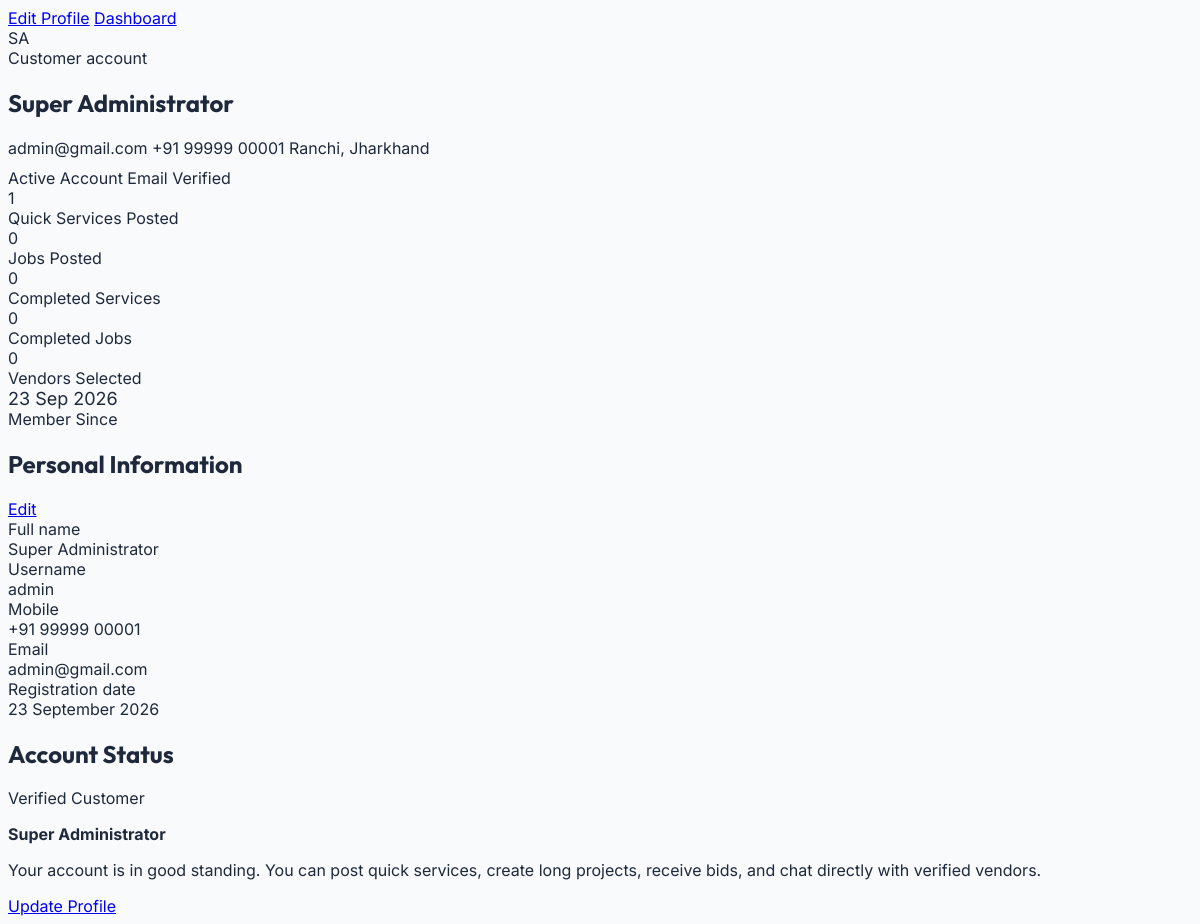
/user/profile/index.html (signed in), run on the app's committed database.
### myapp/models.py (models this page shows, shortened)
class CustomUser(AbstractUser):
    ROLE_CHOICES = (
        ('ADMIN', 'Admin'),
        ('SERVICE_PROVIDER', 'Service Provider'),
        ('VENDOR', 'Vendor / Service Provider'),
        ('DELIVERY_PARTNER', 'Delivery Partner'),
        ('CUSTOMER', 'Customer'),
        ('USER', 'User / Customer'),
    )
    role = models.CharField(max_length=25, choices=ROLE_CHOICES, default='CUSTOMER')
    assigned_state = models.CharField(max_length=100, blank=True, null=True, help_text="Assigned State/Territory for Area Admin")
    assigned_city = models.CharField(max_length=100, blank=True, null=True, help_text="Assigned City (optional) for Area Admin")

class UserProfile(models.Model):
    user = models.OneToOneField(CustomUser, on_delete=models.CASCADE, related_name='user_profile')
    phone_number = models.CharField(max_length=20, blank=True, null=True)
    city = models.CharField(max_length=100, blank=True, null=True)
    state = models.CharField(max_length=100, blank=True, null=True)
    profile_image = models.ImageField(upload_to='user_profiles/', null=True, blank=True)

### myapp/views.py (the view, shortened to what this page needs)
# urls.py: re_path(r'^(?P<path>.*)$', views.dashboard_view, name='dashboard'),
def dashboard_view(request, path=''):
    from .models import VendorKYC, Category, VendorProfile, UserProfile
    if not path:
        path = 'index'
    if path.endswith('.html'):
        path = path[:-5]
    if path.startswith('user/') and not request.user.is_authenticated:
        return redirect('register_user')
    if path.startswith('vendor/') and not request.user.is_authenticated:
        return redirect(f'/login/?next=/{path}.html')
    if path.startswith('user/settings') or path == 'user/settings':
        return redirect('/user/profile/index.html')
    if any(path.startswith(prefix) for prefix in ['subscriptions', 'admin-dashboard/subscriptions']) or path == 'subscriptions':
        messages.warning(request, "Access Denied: The subscriptions page has been removed.")
        return redirect('/admin-dashboard')
    if any(path.startswith(prefix) for prefix in ['notifications', 'admin-dashboard/notifications']) or path == 'notifications':
        messages.warning(request, "Access Denied: The notifications page has been removed.")
        return redirect('/admin-dashboard')
    if path in ['accounts/login', 'accounts/login/', 'login', 'login/']:
        return user_login_view(request)
    if path in ['dashboard', 'admin-dashboard', 'admin-dashboard/dashboard', 'admin-dashboard/index']:
        return admin_dashboard(request)
    if path in ['vendor/dashboard', 'vendor/index', 'vendor', 'infinity-vendor-dashboard/dashboard', 'infinity-vendor-dashboard/index', 'infinity-vendor-dashboard']:
        return vendor_dashboard(request)
    if path in ['user/dashboard', 'user/index', 'user', 'user-dashboard/dashboard', 'user-dashboard/index', 'user-dashboard']:
        return user_dashboard(request)
    if path in ['catalog', 'catalog/index', 'catalog/index.html'] or path.startswith('catalog/'):
        clean_sub = path if path.endswith('.html') else f"{path}.html"
        return redirect(f'/vendor/{clean_sub}')
    if path in ['bookings', 'bookings/index', 'bookings/index.html'] or path.startswith('bookings/'):
        clean_sub = path if path.endswith('.html') else f"{path}.html"
        return redirect(f'/vendor/{clean_sub}')
    if path.startswith('bid-credits/'):
        clean_sub = path if path.endswith('.html') else f"{path}.html"
        return redirect(f'/vendor/{clean_sub}')
    mapped_path = path
    admin_subfolders = ['users/', 'quick-services/', 'jobs/', 'bidding/', 'payments/', 'reviews/', 'complaints/', 'reports/', 'master/']
    if any(mapped_path.startswith(folder) for folder in admin_subfolders):
        mapped_path = f'admin-dashboard/{mapped_path}'
    elif mapped_path.startswith('user/'):
        mapped_path = mapped_path.replace('user/', 'user-dashboard/', 1)
    elif mapped_path.startswith('vendor/'):
        mapped_path = mapped_path.replace('vendor/', 'infinity-vendor-dashboard/', 1)
    ext = os.path.splitext(mapped_path)[1]
    template_name = f'{mapped_path}.html'
    context = {}
    if path in ['user/quick-services/index', 'user/quick-services', 'user/quick-services/create', 'user/quick-services/details']:
        return redirect('/')
    if path == 'user/profile/index' or path == 'user/profile':
        if request.user.is_authenticated:
            qs_count = ServiceBooking.objects.filter(customer=request.user).count()
            jobs_count = Job.objects.filter(user=request.user).count()
            completed_qs = ServiceBooking.objects.filter(customer=request.user, status='completed').count()
            completed_jobs = Job.objects.filter(user=request.user, status='completed').count()
            vendors_selected = Bid.objects.filter(Q(job__user=request.user) | Q(quick_service__vendor=request.user), status='selected').count()
            context.update({
                'qs_count': qs_count,
                'jobs_count': jobs_count,
                'completed_qs': completed_qs,
                'completed_jobs': completed_jobs,
                'vendors_selected': vendors_selected,
            })
    if path in ['vendor/settings/security', 'vendor/settings/security.html']:
        if request.method == 'GET':
            return redirect('/vendor/settings/index.html#security')
    if path.startswith('vendor/kyc'):
        return redirect('/vendor/dashboard.html')
    if path == 'vendor/quick-services/nearby':
        return redirect('/vendor/catalog/index.html')
    if path == 'vendor/jobs/selected-jobs':
        selected_bids = Bid.objects.filter(vendor=request.user, status__in=['selected', 'completed']).select_related('job', 'quick_service', 'job__user', 'quick_service__vendor').order_by('-created_at')
        context['selected_bids'] = selected_bids
    if path in ['user/services/browse', 'user/services/browse.html']:
        return redirect('/')
    if 'vendor/profile' in path:
        u = request.user
        try:
            vendor_profile = u.vendor_profile
        except Exception:
            vendor_profile = None
        if request.method == 'POST' and 'edit' in path:
            save_vendor_profile_changes(request, u)
            messages.success(request, "Vendor profile updated successfully!")
            return redirect('/vendor/profile/index.html')
        context['vendor_profile'] = vendor_profile
        context['user_profile'] = getattr(u, 'user_profile', None)
        context['total_bids_count'] = Bid.objects.filter(vendor=u).count()
        context['selected_bids_count'] = Bid.objects.filter(vendor=u, status='selected').count()
        context['completed_jobs_count'] = Bid.objects.filter(vendor=u, status='completed').count()
        context['all_categories'] = Category.objects.filter(status='active').order_by('name')
        context['all_locations'] = Location.objects.filter(status='active').order_by('city')
    elif 'profile' in path: # for user or admin profile
        u = request.user
        admin_state, is_area_admin, available_states, co_admins = get_admin_state_context(request)
        if getattr(u, 'role', '') == 'ADMIN' or u.is_superuser:
            context['admin_name'] = u.get_full_name() or u.username
            context['admin_email'] = u.email
            context['admin_state'] = admin_state or "All Territories (Global Platform)"
            context['is_area_admin'] = is_area_admin
            context['role_display'] = f"Area Admin ({admin_state})" if (is_area_admin and admin_state) else ("Super Admin" if u.is_superuser else "Admin")
            try:
                context['admin_mobile'] = u.user_profile.phone_number or "Not Set"
            except Exception:
                context['admin_mobile'] = "Not Set"
            context['admin_last_login'] = u.last_login.strftime('%Y-%m-%d %H:%M') if u.last_login else "Never"
            users_qs = User.objects.exclude(is_superuser=True)
            if admin_state:
                job_uids = Job.objects.filter(Q(location__state__iexact=admin_state) | Q(address__icontains=admin_state)).values_list('user_id', flat=True)
                qs_uids = QuickService.objects.filter(Q(location__state__iexact=admin_state) | Q(locality__icontains=admin_state)).values_list('vendor_id', flat=True)
                users_qs = users_qs.filter(Q(id__in=set(job_uids).union(set(qs_uids))) | Q(assigned_state__iexact=admin_state))
            context['actUsers'] = users_qs.count()
            sub_qs = Subscription.objects.filter(status='success')
            if admin_state:
                sub_qs = sub_qs.filter(vendor__vendor_profile__location__icontains=admin_state)
            rev = sub_qs.aggregate(Sum('amount'))['amount__sum']
            context['actRevenue'] = rev if rev else 0
    if (path in ['user/dashboard', 'user/index', 'user', 'dashboard', 'index'] or mapped_path in ['user-dashboard/dashboard', 'user-dashboard/index']) and request.user.is_authenticated and getattr(request.user, 'role', '') in ['USER', 'CUSTOMER']:
        context.update(get_user_dashboard_context(request.user, request=request))
    if 'vendor/jobs/selected-jobs' in path:
        if request.user.is_authenticated:
            context['selected_bids'] = Bid.objects.filter(vendor=request.user, status__in=['selected', 'completed']).select_related('job', 'quick_service', 'job__user', 'quick_service__vendor').order_by('-created_at')
    try:
        return render(request, template_name, context)
    except TemplateDoesNotExist:
        raise Http404(f"Template {template_name} not found")

### templates/user-dashboard/profile/index.html (shortened to what this page needs)
<!doctype html>
<html lang="en">
<head>
  <link rel="stylesheet" href="../assets/styles.css">
</head>
<body data-page="profile" data-title="Profile" data-root="../">
  <div class="app-shell">
    <div class="workspace">
      <main class="page">
        <div class="page-head">
          <div class="actions">
            <a class="btn btn-primary" href="edit.html"> Edit Profile</a>
            <a class="btn btn-secondary" href="../dashboard.html">Dashboard</a>
          </div>
        </div>
        <section class="card profile-hero">
          <span class="avatar xl teal">{{ user.first_name|slice:":1"|upper }}{{ user.last_name|slice:":1"|upper|default:user.username|slice:":1"|upper }}</span>
          <div class="profile-main">
            <div class="eyebrow">Customer account</div>
            <h1>{{ user.get_full_name|default:user.username }}</h1>
            <div class="profile-meta">
              <span> {{ user.email|default:"Not provided" }}</span>
              <span> {{ user.user_profile.phone_number|default:"Not provided" }}</span>
              <span> {% if user.user_profile.city %}{{ user.user_profile.city }}{% if user.user_profile.state %}, {{ user.user_profile.state }}{% endif %}{% else %}Ranchi, Jharkhand{% endif %}</span>
            </div>
            <div style="margin-top:10px">
              <span class="badge badge-success">Active Account</span>
              {% if user.email %}<span class="badge badge-success">Email Verified</span>{% endif %}
            </div>
          </div>
        </section>
        <section class="stats">
          <article class="card stat-card">
            <div class="stat-value">{{ qs_count|default:0 }}</div>
            <div class="stat-label">Quick Services Posted</div>
          </article>
          <article class="card stat-card">
            <div class="stat-value">{{ jobs_count|default:0 }}</div>
            <div class="stat-label">Jobs Posted</div>
          </article>
          <article class="card stat-card">
            <div class="stat-value">{{ completed_qs|default:0 }}</div>
            <div class="stat-label">Completed Services</div>
          </article>
          <article class="card stat-card">
            <div class="stat-value">{{ completed_jobs|default:0 }}</div>
            <div class="stat-label">Completed Jobs</div>
          </article>
          <article class="card stat-card">
            <div class="stat-value">{{ vendors_selected|default:0 }}</div>
            <div class="stat-label">Vendors Selected</div>
          </article>
          <article class="card stat-card">
            <div class="stat-value" style="font-size:18px">{{ user.date_joined|date:"d M Y" }}</div>
            <div class="stat-label">Member Since</div>
          </article>
        </section>
        <div class="grid grid-2">
          <section class="card">
            <div class="card-head">
              <h2>Personal Information</h2>
              <a class="link small" href="edit.html">Edit</a>
            </div>
            <div class="card-body">
              <div class="info-list">
                <div class="info-item">
                  <div class="info-label">Full name</div>
                  <div class="info-value">{{ user.get_full_name|default:user.username }}</div>
                </div>
                <div class="info-item">
                  <div class="info-label">Username</div>
                  <div class="info-value">{{ user.username }}</div>
                </div>
                <div class="info-item">
                  <div class="info-label">Mobile</div>
                  <div class="info-value">{{ user.user_profile.phone_number|default:"Not provided" }}</div>
                </div>
                <div class="info-item">
                  <div class="info-label">Email</div>
                  <div class="info-value">{{ user.email|default:"Not provided" }}</div>
                </div>
                <div class="info-item">
                  <div class="info-label">Registration date</div>
                  <div class="info-value">{{ user.date_joined|date:"d F Y" }}</div>
                </div>
              </div>
            </div>
          </section>
          <section class="card">
            <div class="card-head">
              <h2>Account Status</h2>
            </div>
            <div class="card-body">
              <div class="address-type">
                 Verified Customer
              </div>
              <p><strong>{{ user.get_full_name|default:user.username }}</strong></p>
              <p class="muted">Your account is in good standing. You can post quick services, create long projects, receive bids, and chat directly with verified vendors.</p>
              <div style="margin-top:16px;">
                <a class="btn btn-secondary btn-sm" href="edit.html">Update Profile</a>
              </div>
            </div>
          </section>
        </div>
      </main>
    </div>
  </div>
</body>
</html>

### static/styles.css (style rules this page uses)
:root { --primary: #1b75d0; --primary-dark: #135cad; --primary-light: #eef5fd; --primary-glow: rgba(27, 117, 208, 0.35); --navy: #0c1a30; --navy-dark: #081222; --accent-gold: #f59e0b; --accent-amber: #d97706; --bg-card: rgba(255, 255, 255, 0.95); --bg-glass: rgba(255, 255, 255, 0.85); }
body { font-family: 'Inter', sans-serif; color: #1e293b; background-color: #f8fafc; overflow-x: hidden; }
h1, h2, h3, .font-heading { font-family: 'Outfit', 'Inter', sans-serif; }

### data on the page
CustomUser: first_name "S", last_name "A", get_full_name "Super Administrator", email "admin@gmail.com", user_profile.phone_number "+91 99999 00001", date_joined "23 Sep 2026", username "admin", date_joined "23 September 2026"

### other printed values
{{ qs_count|default:0 }} "1"
{{ jobs_count|default:0 }} "0"
{{ completed_qs|default:0 }} "0"
{{ completed_jobs|default:0 }} "0"
{{ vendors_selected|default:0 }} "0"
